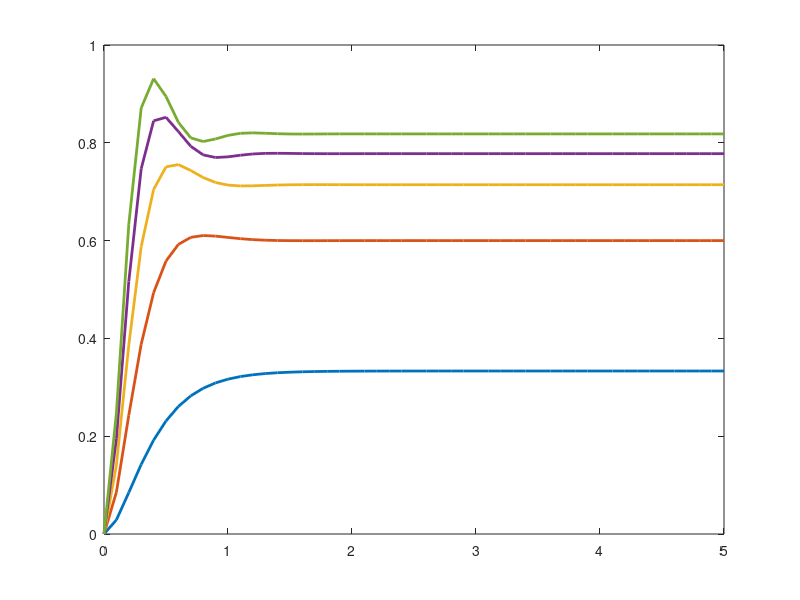

This figure's MATLAB source:
clc; clear all; close all;
numG = 8;
denG = [1 10 16];
G = tf(numG, denG);
t = 0:0.1:5;

Kp = 1:2:9;
for i = 1:length(Kp)
    numD = Kp(i);
    denD = 1;
    D = tf(numD, denD);
    cltf = feedback(D*G, 1);
    y(:, i) = step(cltf, t);
end

plot(t, y, 'LineWidth', 2);


